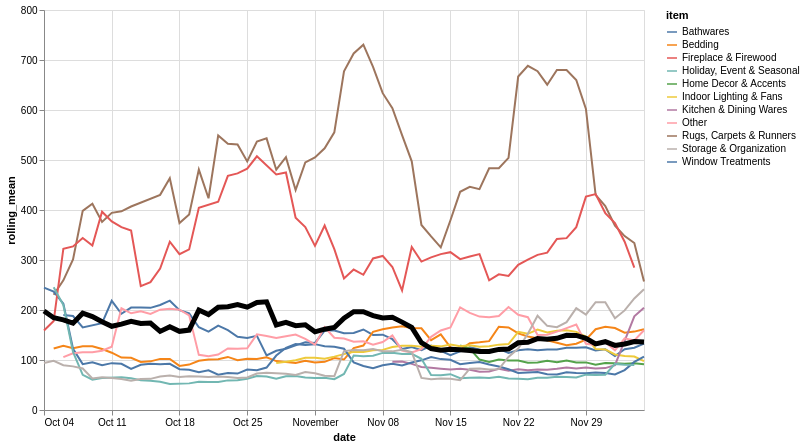

Express this chart as Vega-Lite.
### Vega-Lite specification from a JSON file in a GitHub repository (floating-point values rounded to 4 significant figures; data arrays with more than 128 entries replaced by an {"elided": "..."} marker saying what was removed)
{"config": {"view": {"continuousWidth": 400, "continuousHeight": 300}}, "layer": [{"data": {"name": "data-a8c8dee3e21cc1fc04fd3f7289a9e135"}, "mark": "line", "encoding": {"color": {"type": "nominal", "field": "item"}, "x": {"type": "temporal", "field": "date"}, "y": {"type": "quantitative", "field": "rolling_mean"}}, "transform": [{"window": [{"op": "mean", "field": "log_price", "as": "rolling_mean"}], "frame": [-4, 3]}]}, {"data": {"name": "data-eb6d8ca79ca441e61e6304a3e4c3f363"}, "mark": {"type": "line", "color": "black", "size": 5}, "encoding": {"x": {"type": "temporal", "field": "date"}, "y": {"type": "quantitative", "field": "rolling_mean"}}, "transform": [{"window": [{"op": "mean", "field": "log_price", "as": "rolling_mean"}], "frame": [-4, 3]}]}], "height": 400, "width": 600, "$schema": "https://vega.github.io/schema/vega-lite/v4.8.1.json", "datasets": {"data-a8c8dee3e21cc1fc04fd3f7289a9e135": {"elided": "574 records"}, "data-eb6d8ca79ca441e61e6304a3e4c3f363": [{"date": "2020-10-04", "log_price": 158.2}, {"date": "2020-10-05", "log_price": 231.9}, {"date": "2020-10-06", "log_price": 240.3}, {"date": "2020-10-07", "log_price": 161.5}, {"date": "2020-10-08", "log_price": 130.4}, {"date": "2020-10-09", "log_price": 160.1}, {"date": "2020-10-10", "log_price": 133.0}, {"date": "2020-10-11", "log_price": 333.4}, {"date": "2020-10-12", "log_price": 105.3}, {"date": "2020-10-13", "log_price": 148.7}, {"date": "2020-10-14", "log_price": 167.3}, {"date": "2020-10-15", "log_price": 194.6}, {"date": "2020-10-16", "log_price": 176.2}, {"date": "2020-10-17", "log_price": 125.6}, {"date": "2020-10-18", "log_price": 139.7}, {"date": "2020-10-19", "log_price": 200.1}, {"date": "2020-10-20", "log_price": 178.3}, {"date": "2020-10-21", "log_price": 76.98}, {"date": "2020-10-22", "log_price": 186.9}, {"date": "2020-10-23", "log_price": 515.1}, {"date": "2020-10-24", "log_price": 103.7}, {"date": "2020-10-25", "log_price": 241.9}, {"date": "2020-10-26", "log_price": 149.2}, {"date": "2020-10-27", "log_price": 234.6}, {"date": "2020-10-28", "log_price": 136.9}, {"date": "2020-10-29", "log_price": 152.8}, {"date": "2020-10-30", "log_price": 196.3}, {"date": "2020-10-31", "log_price": 145.6}, {"date": "2020-11-01", "log_price": 144.3}, {"date": "2020-11-02", "log_price": 189.9}, {"date": "2020-11-03", "log_price": 162.7}, {"date": "2020-11-04", "log_price": 121.6}, {"date": "2020-11-05", "log_price": 179.7}, {"date": "2020-11-06", "log_price": 179.3}, {"date": "2020-11-07", "log_price": 346.3}, {"date": "2020-11-08", "log_price": 248.9}, {"date": "2020-11-09", "log_price": 144.0}, {"date": "2020-11-10", "log_price": 128.2}, {"date": "2020-11-11", "log_price": 123.9}, {"date": "2020-11-12", "log_price": 132.5}, {"date": "2020-11-13", "log_price": 103.4}, {"date": "2020-11-14", "log_price": 92.91}, {"date": "2020-11-15", "log_price": 102.4}, {"date": "2020-11-16", "log_price": 156.2}, {"date": "2020-11-17", "log_price": 117.5}, {"date": "2020-11-18", "log_price": 142.5}, {"date": "2020-11-19", "log_price": 117.2}, {"date": "2020-11-20", "log_price": 120.3}, {"date": "2020-11-21", "log_price": 86.42}, {"date": "2020-11-22", "log_price": 93.4}, {"date": "2020-11-23", "log_price": 135.8}, {"date": "2020-11-24", "log_price": 162.7}, {"date": "2020-11-25", "log_price": 217.0}, {"date": "2020-11-26", "log_price": 151.2}, {"date": "2020-11-27", "log_price": 176.0}, {"date": "2020-11-28", "log_price": 109.2}, {"date": "2020-11-29", "log_price": 101.5}, {"date": "2020-11-30", "log_price": 142.4}, {"date": "2020-12-01", "log_price": 133.3}, {"date": "2020-12-02", "log_price": 117.8}, {"date": "2020-12-03", "log_price": 126.2}, {"date": "2020-12-04", "log_price": 186.4}, {"date": "2020-12-05", "log_price": 116.3}]}}
